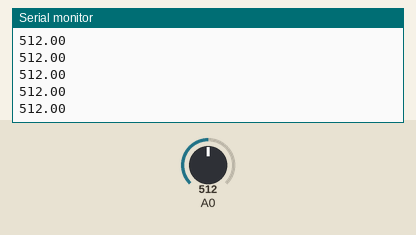
Bench run of a sketch on a simulated Arduino Uno, built with avr-gcc and run on an emulated ATmega328P. Parts: the last lines printed to the serial monitor. The test bench sets the inputs (shaded band); at power-on: A0 = 512.

Above: at 1.2 s.
1.3 s: A0 set to 716
At 1.31 s:
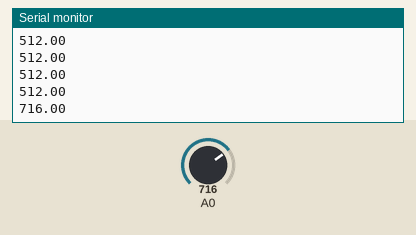
2.8 s: A0 set to 900
At 2.82 s:
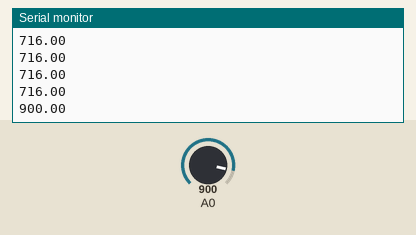
Timing chart, 0 to 5.8 s (numbered marks = the images above; inputs shaded):
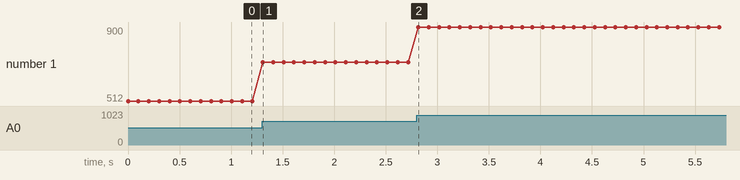

The sketch:

arduin_uno.ino
```cpp
//https://qiita.com/ryota765/items/0cfc2ea2d598de11b174

float sensorValue = 0;
//int sensorValue = 0;
int delay_time = 100;//ms

void setup() {
  Serial.begin(9600);
}

void loop() {
  sensorValue = analogRead(A0);
  Serial.println(sensorValue);

  delay(delay_time);
}
```

Measured:
- after the input at 1.3 s, the serial monitor: prints a new line at once (image 1)
- after the input at 2.8 s, the serial monitor: prints a new line at once (image 2)
- plotted number 1: 512 → 716 after the input at 1.3 s, 716 → 900 after the input at 2.8 s
